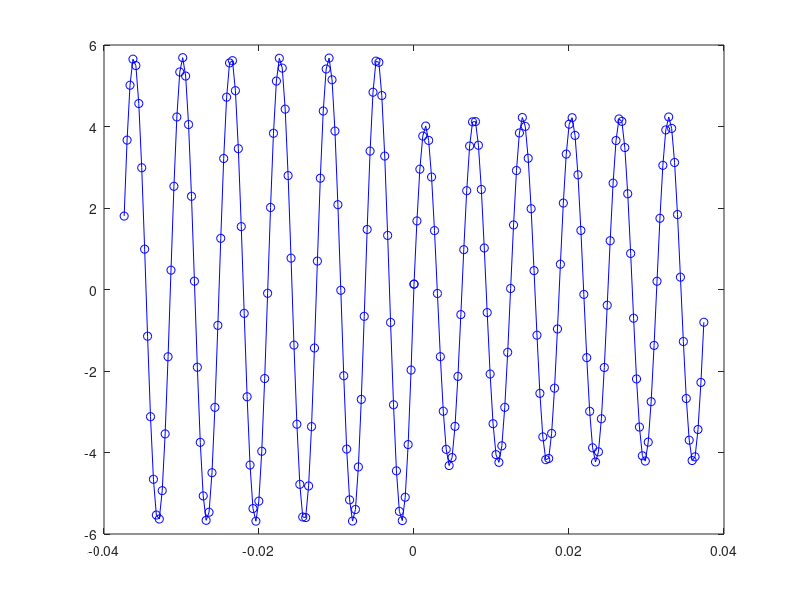

The MATLAB script that drew this image: (Note: this script raises an error after producing the figure.)
close all
clear all
clc

tic

% RIF SIN E VAL MASSIMI

% Inserimento dati PRE TRANSITORIO in forma fasoriale 
global w Emax C phi
w=1000; Emax = 10*sqrt(2); phi = pi/4
 
     % Generatori
     E = Emax*exp(j*phi); I=5*exp(j*pi/2); 
   
%    Esinusoidale = Emax*sin(1000t+phi);
%    Isinusoidale = 5*sin(1000t+pi/2);
     % Resistenze 
     
     R1=1; R2=2; R3=3; R4=4; R5=5; R6=6;
     
     % Capacità
     
     C=5e-4;
     
     % Reattanze
     
     XC=w*C;
     
     % Impedenze 
     
     ZC= -j/XC; 
     
J2=I;

% Matrice metodo delle maglie

A=[... 
-(R3+R4+ZC+R5) -(R4+ZC+R5) 0
-(R3+R4+ZC) -(R4+ZC) 1
-(R4+ZC+R5) -(R1+R2+R5+R4+ZC) 0];

B=[-E+J2*(R3+R4+ZC); J2*(R3+R4+ZC); J2*(R4+ZC)];

X=A\B;

% Fasori delle correnti a partire 
% dalle correnti di maglia J1=X(1) e J3=X(2) VJ=X(3) 

IE = X(1);
IC = X(1) + J2 + X(2);
I1 = J2;
I2 = X(2);
I3 = J2 + X(1);
I5 = X(1) + X(2);

[I1; IC; IE; I2; I3; I5];

% Calcolo delle potenze complesse e verifica del teorema di Boucherot

P_g = 0.5*[E*conj(IE) + X(3)*conj(I1)]
P_u = 0.5*[R1*(abs(I2))^2 + R2*(abs(I2))^2 + R3*(abs(I3))^2 + R4*(abs(IC))^2 + ZC*(abs(IC))^2 + R5*(abs(I5))^2]
    
    % Verifica del teorema di Boucherot
    
    VERIFICA = P_g-P_u
    
    if round(P_g) == round(P_u)
        fprintf('IL TEOREMA DI BOUCHEROT E'' VERIFICATO \n')
    else 
        fprintf('SEI UN COGLIONE ISCRIVITI A LETTERE \n')
    end   
    
% Calcolo della VCfasore e VCsinusoidale 

VCfasore = ZC*IC;
 
fprintf('VCsinusoidale = %3.2d sin(wt + %3.2d)\n', abs(VCfasore), angle(VCfasore))

% Calcolo della continuità 

VC0meno = abs(VCfasore)*sin(w*0 + angle(VCfasore));

% TRANSITORIO
% Calcolo del generatore equivalente di Thevenin 
% Sovrapposizione degli effetti 1

VC1fasore = E*(R1/(R1+R3)); % VC1sinusoidale = - Esinusoidale 

% Sovrapposizione degli effetti 2
RP = 2.74;
VC2fasore = RP*I; % VC2sinusoidalepost = ZRP*Isinusoidale

Eeq = VC1fasore + VC2fasore;
Eeqmax = abs(Eeq);
phiEeq = angle(Eeq);

% Soluzione a regime 

global Req

Req = 7.48;

VCfasorepost = Eeq*(ZC/(Req+ZC));

abs(VCfasorepost)
angle(VCfasorepost)

K = VC0meno - abs(VCfasorepost)*sin(w*0 + angle(VCfasorepost)) 


tao = Req*C;

% fprintf('VCsinusoidalepost = %3.2d sin(wt + %3.2d)\n', abs(VCfasore), angle(VCfasore))

% Pretransitorio
t1 = linspace(-10*Req*C, 0);
vCpre = abs(VCfasore)*sin(w*t1 + angle(VCfasore));

%postransitorio
t2 = linspace(0, 10*Req*C);
vCpost = K*exp(-t2/tao) + abs(VCfasorepost)*sin(w*t2 + angle(VCfasorepost));

figure
y1 = vCpre;
y2 = vCpost;
t = [t1, t2];
y = [y1, y2];
plot(t, y, 'bo-');

ax = gca;
ax.XAxisLocation = 'origin';
ax.YAxisLocation = 'origin';
axis auto
grid on 

% Allarga immagine a schermo intero

set(gcf, 'Units', 'Normalized', 'OuterPosition', [0 0 1 1]);

toc